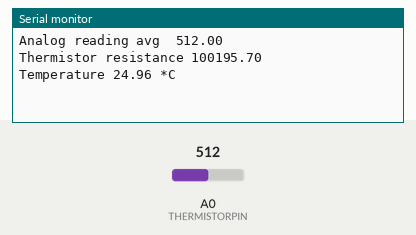
This sketch was run on a simulated Arduino Uno, built with avr-gcc and run on an emulated ATmega328P. Parts: the last lines printed to the serial monitor. The test bench sets the inputs (shaded band); at power-on: A0 (THERMISTORPIN) = 512.

Above: at 1.2 s.
1.3 s: A0 (THERMISTORPIN) set to 1023
At 3.1 s:
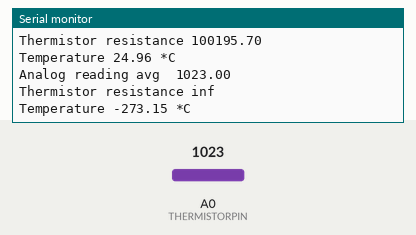
4.3 s: A0 (THERMISTORPIN) set to 900
At 7.6 s:
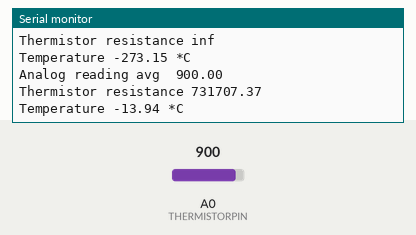
Timing chart, 0 to 9.1 s (numbered marks = the images above; inputs shaded):
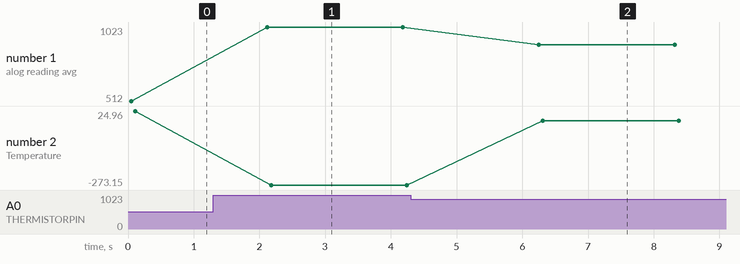

Measured:
- after the input at 1.3 s, the serial monitor: prints a new line after 0.82 s (image 1)
- after the input at 4.3 s, the serial monitor: prints a new line after 1.9 s (image 2)
- plotted number 1: 512 → 1023 after the input at 1.3 s, 1023 → 900 after the input at 4.3 s
- plotted number 2: 24.96 → -273.15 after the input at 1.3 s, -273.15 → -13.94 after the input at 4.3 s

The sketch:

thermistor_test.ino
```cpp
// (licence header left out)
// thermistor-1.ino Simple test program for a thermistor for Adafruit Learning System
// https://learn.adafruit.com/thermistor/using-a-thermistor by Limor Fried, Adafruit Industries
// MIT License - please keep attribution and consider buying parts from Adafruit

// What pin to connect the sensor to
// #define PHOTODIODEPIN A0
#define THERMISTORPIN A0
#define THERMISTORNOMINAL 100000
#define TEMPERATURENOMINAL 25
#define NUMSAMPLES 5
#define BCOEFFICIENT 3950
#define SERIESRESISTOR 100000

int samples[NUMSAMPLES];

void setup(void) {
  Serial.begin(9600);
}

void loop(void) {
  uint8_t i;
  float average;

  //take N samples w/ slight delay
  for (i = 0; i < NUMSAMPLES; i++) {
    samples[i] = analogRead(THERMISTORPIN);
    delay(10);
  }

  //average samples
  average = 0;
  for(i = 0; i < NUMSAMPLES; i++) {
    average += samples[i];
  }
  average /= NUMSAMPLES;

  Serial.print("Analog reading avg\t");
  Serial.println(average);

  // convert the value to resistance
  average = (1023 / average)  - 1;     // (1023/ADC - 1)
  average = SERIESRESISTOR / average;  // 4.6k / (1023/ADC - 1)
  Serial.print("Thermistor resistance ");
  Serial.println(average);

  float steinhart;
  steinhart = average / THERMISTORNOMINAL;
  steinhart = log(steinhart);
  steinhart /= BCOEFFICIENT;
  steinhart += 1.0 / (TEMPERATURENOMINAL + 273.15);
  steinhart = 1.0 / steinhart;
  steinhart -= 273.15;

  Serial.print("Temperature ");
  Serial.print(steinhart);
  Serial.println(" *C");

  delay(2000);

}
```
